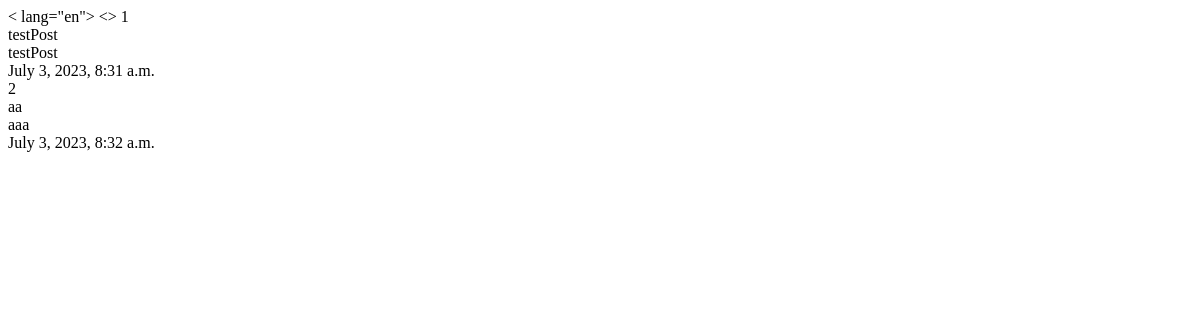
The app's page /post/index/, older data.
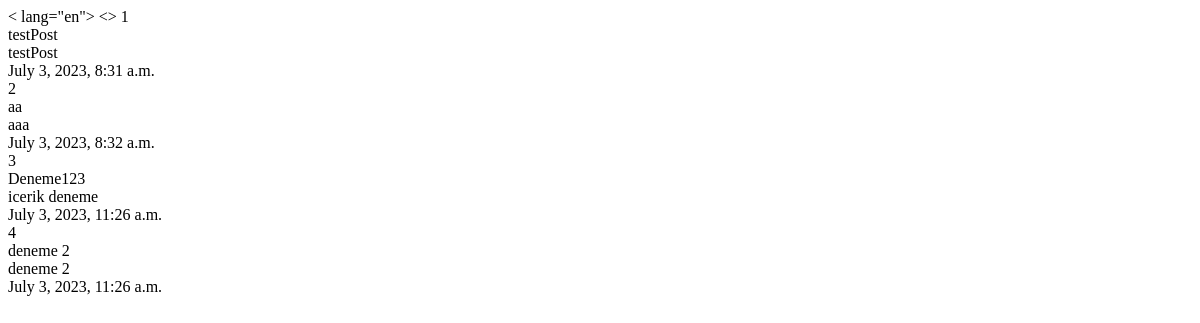
The same page, newer data.
### post/models.py (models this page shows, shortened)
class Post(models.Model):
    title = models.CharField(max_length=120, verbose_name="baslik")
    content = models.TextField(verbose_name="icerik")
    publishingDate = models.DateTimeField(verbose_name="yayinlanma tarihi")

### post/views.py (the view)
# urls.py: path('index/', post_index),
def post_index(request):
    posts = Post.objects.all()
    return render(request, 'post/index.html', {'posts': posts})

### templates/post/index.html (shortened to what this page needs)
<!DOCTYPE html>
<head>
</head>
<>
    {% for post in posts %}
        {{ post.id }} <br>
        {{ post.title }} <br>
        {{ post.content }} <br>
        {{ post.publishingDate }} <br>
    {% endfor %}
</body>
</html>

Row changes from the older to the newer data that the page shows:
added Post: id "3", title "Deneme123", content "icerik deneme", publishingDate "July 3, 2023, 11:26 a.m."
added Post: id "4", title "deneme 2", content "deneme 2", publishingDate "July 3, 2023, 11:26 a.m."
